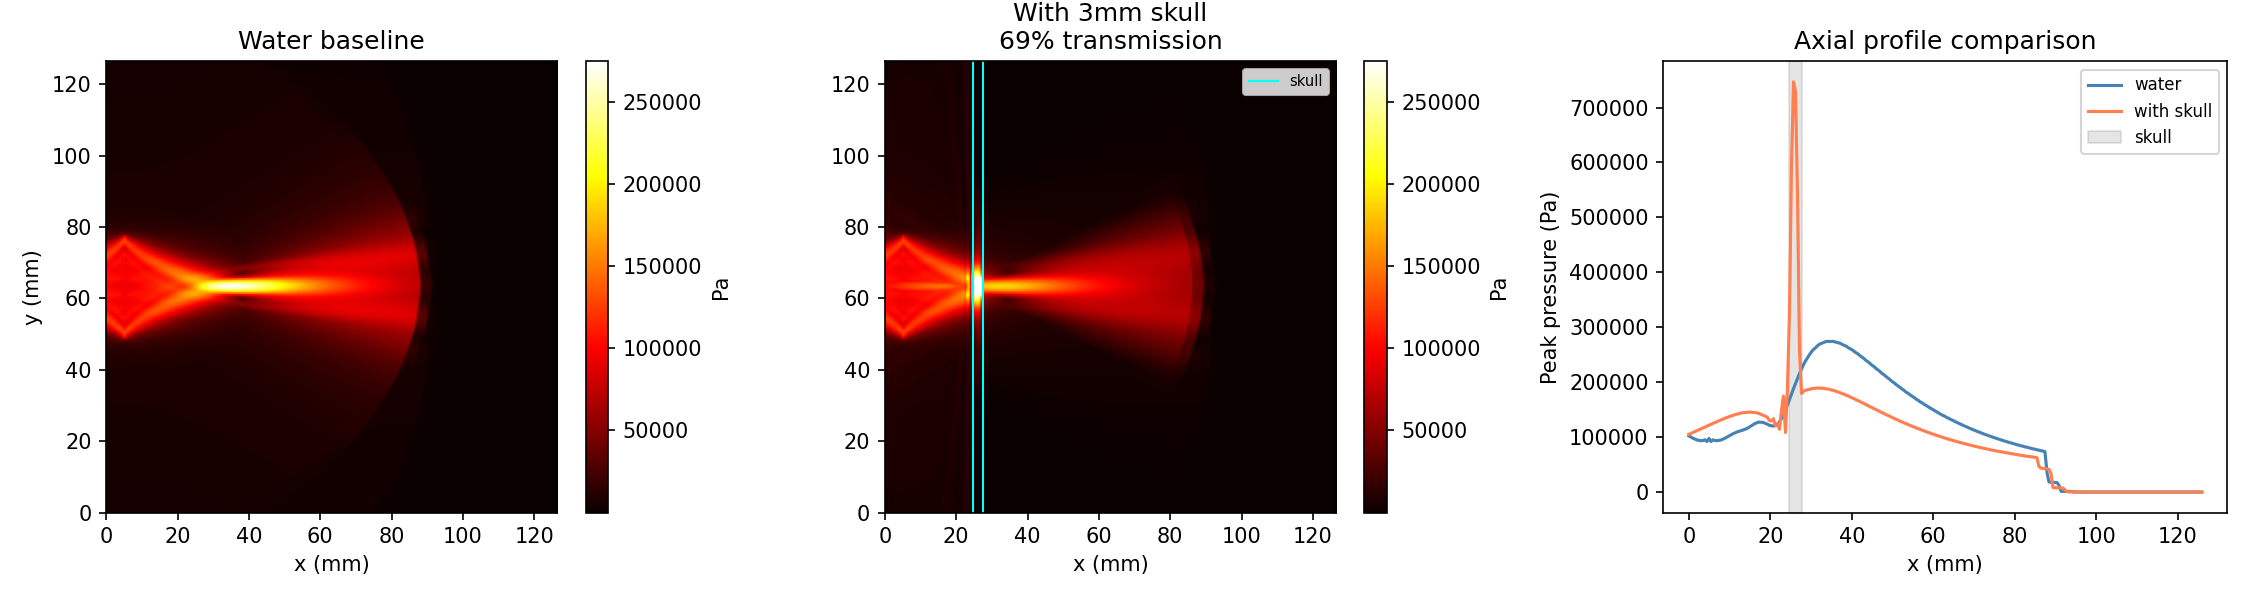

Here is the Python script that generated this plot:
import numpy as np
from kwave.kgrid import kWaveGrid
from kwave.kmedium import kWaveMedium
from kwave.ksource import kSource
from kwave.ksensor import kSensor
from kwave.kspaceFirstOrder import kspaceFirstOrder
from kwave.utils.signals import tone_burst
import matplotlib.pyplot as plt

# --- Parameters ---
freq         = 500e3
c0           = 1482.0
rho0         = 1000.0
focal_length = 30e-3
aperture     = 30e-3
transducer_x = 10

wavelength = c0 / freq
dx = wavelength / 6

Nx, Ny = 256, 256

# --- Skull properties (Mueller et al.) ---
c_skull   = 2900.0
rho_skull = 1900.0

# Build grid using skull speed for stable dt
kgrid = kWaveGrid([Nx, Ny], [dx, dx])
kgrid.makeTime(c_skull, cfl=0.3)
n_time = kgrid.Nt
print(f"dt={kgrid.dt:.2e}s, Nt={n_time}")

# --- Skull geometry ---
skull_thickness_mm = 3.0
skull_start_x = transducer_x + int(20e-3 / dx)
skull_end_x   = skull_start_x + int(skull_thickness_mm * 1e-3 / dx)
print(f"Skull: x={skull_start_x*dx*1e3:.1f}mm to {skull_end_x*dx*1e3:.1f}mm")

# --- Heterogeneous medium (NO attenuation map — keep it simple first) ---
sound_speed_map = np.ones((Nx, Ny), dtype=float) * c0
density_map     = np.ones((Nx, Ny), dtype=float) * rho0
sound_speed_map[skull_start_x:skull_end_x, :] = c_skull
density_map[skull_start_x:skull_end_x, :]     = rho_skull

medium = kWaveMedium(
    sound_speed=sound_speed_map,
    density=density_map,
)

# --- Source ---
center_y     = Ny // 2
aperture_pts = int(aperture / dx)
half_ap      = aperture_pts // 2
source_y_indices = np.arange(center_y - half_ap, center_y + half_ap)
n_sources    = len(source_y_indices)

focal_point_x = transducer_x + int((focal_length + 3.5e-3) / dx)
focal_point_y = center_y

burst = tone_burst(1/kgrid.dt, freq, 5).flatten()
print(f"Burst length: {len(burst)} samples")

delays_s = np.zeros(n_sources)
for i, sy in enumerate(source_y_indices):
    dist = np.sqrt(((transducer_x - focal_point_x) * dx)**2 +
                   ((sy - focal_point_y) * dx)**2)
    delays_s[i] = dist / c0
delays_s = delays_s.max() - delays_s
max_delay_steps = int(np.max(delays_s) / kgrid.dt)

n_time_needed = max_delay_steps + len(burst) + 100
if n_time < n_time_needed:
    n_time = n_time_needed
    kgrid.t_array = np.arange(0, n_time) * kgrid.dt

source_signals = np.zeros((n_sources, n_time))
for i in range(n_sources):
    d = int(delays_s[i] / kgrid.dt)
    end = min(d + len(burst), n_time)
    source_signals[i, d:end] = burst[:end-d] * 1e5

source = kSource()
source.p_mask = np.zeros((Nx, Ny))
source.p_mask[transducer_x, source_y_indices] = 1
source.p = source_signals

# --- Sensor ---
sensor = kSensor()
sensor.mask = np.ones((Nx, Ny))
sensor.record = ['p_max']

# --- Run with skull ---
print("Running with skull...")
sensor_data = kspaceFirstOrder(kgrid, medium, source, sensor)
p_max_skull = sensor_data['p_max'].reshape(Nx, Ny)

# Check for NaN
if np.isnan(p_max_skull).any():
    print("WARNING: NaN detected in skull simulation")
else:
    print(f"Skull sim OK — max pressure: {np.nanmax(p_max_skull)/1e3:.1f} kPa")

# --- Run water baseline ---
medium_water = kWaveMedium(sound_speed=c0, density=rho0)
print("Running water baseline...")
sensor_data_water = kspaceFirstOrder(kgrid, medium_water, source, sensor)
p_max_water = sensor_data_water['p_max'].reshape(Nx, Ny)
print(f"Water sim OK — max pressure: {np.max(p_max_water)/1e3:.1f} kPa")

# --- Results ---
# Only measure in post-skull region to avoid reflection artifacts
post_skull_water = p_max_water[skull_end_x:, :]
post_skull_skull = p_max_skull[skull_end_x:, :]

peak_water = np.max(post_skull_water)
peak_skull = np.max(post_skull_skull)
transmission = peak_skull / peak_water * 100

print(f"\n=== SKULL VALIDATION ===")
print(f"Peak pressure (water, post-skull):      {peak_water/1e3:.1f} kPa")
print(f"Peak pressure (with skull, post-skull): {peak_skull/1e3:.1f} kPa")
print(f"Transmission:               {transmission:.1f}%")
print(f"Pressure loss:              {100-transmission:.1f}%")
print(f"Mueller et al. expected:    ~65% transmission (35% loss)")

# --- Reflection coefficient check ---
Z_water = rho0 * c0
Z_skull = rho_skull * c_skull
R = ((Z_skull - Z_water) / (Z_skull + Z_water))**2
T_theoretical = 1 - R
print(f"\nTheoretical transmission (impedance only): {T_theoretical*100:.1f}%")

# --- Plot ---
fig, axes = plt.subplots(1, 3, figsize=(15, 4))
vmax = np.max(p_max_water)

ax = axes[0]
im = ax.imshow(p_max_water.T, aspect='equal',
               extent=[0, Nx*dx*1e3, 0, Ny*dx*1e3],
               origin='lower', cmap='hot', vmax=vmax)
ax.set_title('Water baseline')
ax.set_xlabel('x (mm)'); ax.set_ylabel('y (mm)')
plt.colorbar(im, ax=ax, label='Pa')

ax = axes[1]
im = ax.imshow(p_max_skull.T, aspect='equal',
               extent=[0, Nx*dx*1e3, 0, Ny*dx*1e3],
               origin='lower', cmap='hot', vmax=vmax)
ax.axvline(x=skull_start_x*dx*1e3, color='cyan', lw=1)
ax.axvline(x=skull_end_x*dx*1e3,   color='cyan', lw=1, label='skull')
ax.set_title(f'With 3mm skull\n{transmission:.0f}% transmission')
ax.set_xlabel('x (mm)')
ax.legend(fontsize=7)
plt.colorbar(im, ax=ax, label='Pa')

ax = axes[2]
x_mm = np.arange(Nx) * dx * 1e3
ax.plot(x_mm, p_max_water[:, center_y], label='water', color='steelblue')
ax.plot(x_mm, p_max_skull[:, center_y], label='with skull', color='coral')
ax.axvspan(skull_start_x*dx*1e3, skull_end_x*dx*1e3,
           alpha=0.2, color='gray', label='skull')
ax.set_xlabel('x (mm)')
ax.set_ylabel('Peak pressure (Pa)')
ax.set_title('Axial profile comparison')
ax.legend(fontsize=8)

plt.tight_layout()
plt.savefig('04_skull_layer.png', dpi=150)
plt.show()
print("Saved to 04_skull_layer.png")
